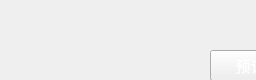
<?xml version="1.0" encoding="UTF-8"?>
<ui version="4.0">
 <class>roomtype</class>
 <widget class="QWidget" name="roomtype">
  <property name="geometry">
   <rect>
    <x>0</x>
    <y>0</y>
    <width>256</width>
    <height>80</height>
   </rect>
  </property>
  <property name="windowTitle">
   <string>Form</string>
  </property>
  <widget class="QLabel" name="typelabel">
   <property name="geometry">
    <rect>
     <x>20</x>
     <y>20</y>
     <width>81</width>
     <height>21</height>
    </rect>
   </property>
   <property name="palette">
    <palette>
     <active>
      <colorrole role="Text">
       <brush brushstyle="SolidPattern">
        <color alpha="255">
         <red>255</red>
         <green>255</green>
         <blue>255</blue>
        </color>
       </brush>
      </colorrole>
     </active>
     <inactive>
      <colorrole role="Text">
       <brush brushstyle="SolidPattern">
        <color alpha="255">
         <red>255</red>
         <green>255</green>
         <blue>255</blue>
        </color>
       </brush>
      </colorrole>
     </inactive>
     <disabled>
      <colorrole role="Text">
       <brush brushstyle="SolidPattern">
        <color alpha="255">
         <red>120</red>
         <green>120</green>
         <blue>120</blue>
        </color>
       </brush>
      </colorrole>
     </disabled>
    </palette>
   </property>
   <property name="font">
    <font>
     <family>方正姚体</family>
     <pointsize>12</pointsize>
    </font>
   </property>
   <property name="text">
    <string/>
   </property>
  </widget>
  <widget class="QLabel" name="numlabel">
   <property name="geometry">
    <rect>
     <x>30</x>
     <y>50</y>
     <width>81</width>
     <height>21</height>
    </rect>
   </property>
   <property name="palette">
    <palette>
     <active>
      <colorrole role="Text">
       <brush brushstyle="SolidPattern">
        <color alpha="255">
         <red>255</red>
         <green>255</green>
         <blue>255</blue>
        </color>
       </brush>
      </colorrole>
     </active>
     <inactive>
      <colorrole role="Text">
       <brush brushstyle="SolidPattern">
        <color alpha="255">
         <red>255</red>
         <green>255</green>
         <blue>255</blue>
        </color>
       </brush>
      </colorrole>
     </inactive>
     <disabled>
      <colorrole role="Text">
       <brush brushstyle="SolidPattern">
        <color alpha="255">
         <red>120</red>
         <green>120</green>
         <blue>120</blue>
        </color>
       </brush>
      </colorrole>
     </disabled>
    </palette>
   </property>
   <property name="font">
    <font>
     <family>方正姚体</family>
     <pointsize>12</pointsize>
    </font>
   </property>
   <property name="text">
    <string/>
   </property>
  </widget>
  <widget class="QPushButton" name="pushButton">
   <property name="geometry">
    <rect>
     <x>210</x>
     <y>50</y>
     <width>81</width>
     <height>31</height>
    </rect>
   </property>
   <property name="palette">
    <palette>
     <active>
      <colorrole role="ButtonText">
       <brush brushstyle="SolidPattern">
        <color alpha="255">
         <red>255</red>
         <green>255</green>
         <blue>255</blue>
        </color>
       </brush>
      </colorrole>
     </active>
     <inactive>
      <colorrole role="ButtonText">
       <brush brushstyle="SolidPattern">
        <color alpha="255">
         <red>255</red>
         <green>255</green>
         <blue>255</blue>
        </color>
       </brush>
      </colorrole>
     </inactive>
     <disabled>
      <colorrole role="ButtonText">
       <brush brushstyle="SolidPattern">
        <color alpha="255">
         <red>120</red>
         <green>120</green>
         <blue>120</blue>
        </color>
       </brush>
      </colorrole>
     </disabled>
    </palette>
   </property>
   <property name="font">
    <font>
     <family>方正姚体</family>
     <pointsize>11</pointsize>
    </font>
   </property>
   <property name="text">
    <string>预订</string>
   </property>
   <property name="autoDefault">
    <bool>false</bool>
   </property>
   <property name="flat">
    <bool>false</bool>
   </property>
  </widget>
  <widget class="QLabel" name="moneylabel">
   <property name="geometry">
    <rect>
     <x>140</x>
     <y>20</y>
     <width>81</width>
     <height>31</height>
    </rect>
   </property>
   <property name="palette">
    <palette>
     <active>
      <colorrole role="WindowText">
       <brush brushstyle="SolidPattern">
        <color alpha="255">
         <red>255</red>
         <green>255</green>
         <blue>255</blue>
        </color>
       </brush>
      </colorrole>
      <colorrole role="Text">
       <brush brushstyle="SolidPattern">
        <color alpha="255">
         <red>255</red>
         <green>255</green>
         <blue>255</blue>
        </color>
       </brush>
      </colorrole>
     </active>
     <inactive>
      <colorrole role="WindowText">
       <brush brushstyle="SolidPattern">
        <color alpha="255">
         <red>255</red>
         <green>255</green>
         <blue>255</blue>
        </color>
       </brush>
      </colorrole>
      <colorrole role="Text">
       <brush brushstyle="SolidPattern">
        <color alpha="255">
         <red>255</red>
         <green>255</green>
         <blue>255</blue>
        </color>
       </brush>
      </colorrole>
     </inactive>
     <disabled>
      <colorrole role="WindowText">
       <brush brushstyle="SolidPattern">
        <color alpha="255">
         <red>120</red>
         <green>120</green>
         <blue>120</blue>
        </color>
       </brush>
      </colorrole>
      <colorrole role="Text">
       <brush brushstyle="SolidPattern">
        <color alpha="255">
         <red>120</red>
         <green>120</green>
         <blue>120</blue>
        </color>
       </brush>
      </colorrole>
     </disabled>
    </palette>
   </property>
   <property name="font">
    <font>
     <family>方正姚体</family>
     <pointsize>12</pointsize>
    </font>
   </property>
   <property name="text">
    <string/>
   </property>
  </widget>
 </widget>
 <resources/>
 <connections/>
</ui>
